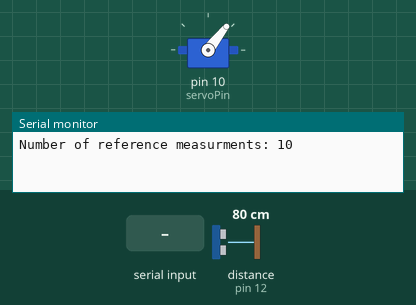
This sketch was run on a simulated Arduino Uno, built with avr-gcc and run on an emulated ATmega328P. Parts: servo, the last lines printed to the serial monitor. Wiring (inferred from the names in the program): ultrasonic range finder: trigger pin 13; echo pin 12. The inputs (shaded band) are chosen by the test bench; at power-on: distance to the obstacle (sensor on pin 12) 80 cm. The echo pulse lasts 58.3 µs per cm.

Above: at 1.5 s.
1.6 s: distance to the obstacle (sensor on pin 12) set to 2 cm
At 2.65 s:
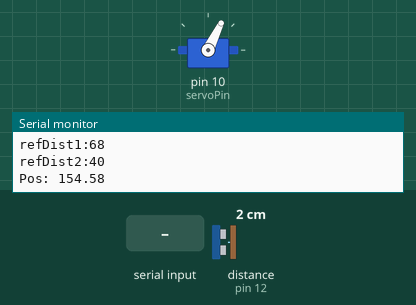
4.6 s: "c" received over Serial
At 4.6 s:
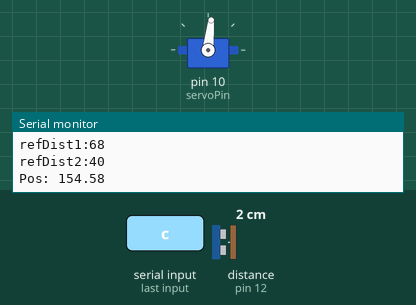
6.2 s: "a" received over Serial
At 8.28 s:
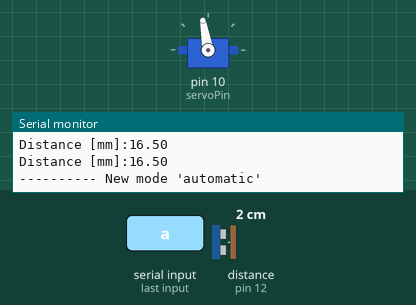
9.2 s: distance to the obstacle (sensor on pin 12) set to 18 cm
12.2 s: "0" received over Serial
Timing chart, 0 to 16.2 s (numbered marks = the images above; inputs shaded):
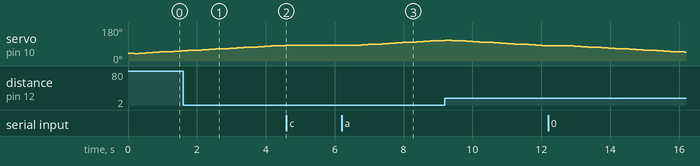

Measured:
- after the input at 4.6 s, servo on pin 10 (servoPin): stays 84° (without the input it goes to 86° after 0.17 s)
- after the input at 6.2 s, servo on pin 10 (servoPin): moves from 84° to 110° over 2.4 s, starting after 0.57 s

The sketch:

FlexibleLense_Control_v1.ino
```cpp
/*
Controlc of Servo Motor attached to flexible lense with distance sensor.

Control via keyboars:
Control modes:
'0' - default (0 change)

'a' - automatic controll

'c' Callibrate
  'u' - increment servo
  'd' - decrement servo
*/

#include <Servo.h>

// wating time after
int update_freq = 200;


// input/output
int inputSerial;

// Control Mode
char controlMode ='a';
char movingDirection = 'f';

// Distance Sensor
const byte triggerPin = 13;
const byte echoPin = 12;

float lecture_echo;
float distance_mm;
long measure;

//const long timeout = 25000UL; // connait pas a quoi ca sert ??? a chercher
//float soundSpeed = 340/1000;

// Partie pour le servomoteur
// Declare the Servo pin
const int servoPin = 10;

// Create a servo object
Servo Servo1;

int servoPos;
float servoPos_new;
int servoSpeedMax = 2.5;
float deltaServo;
float filterRatio = 0.01; // the smaller, the longer it takes to accept new values.

// Iteration counter  to display output
int itNum;

// Distance and Corresponding Position
/* const int refDist [] = { 270, 246, 222, 197, 170, 149, 122, 92, 68,  40}; // [mm] */
/* const int refAng [] =  {  60,  60,  65,  65,  65,  70,  75, 85, 90, 125}; // [deg] */

const int refDist [] = { 270, 246, 222, 197, 170, 149, 122, 92, 68,  40}; // [mm] > arduino

const int DIST_SAMPLES = 10;
int refAng[10];
const int refAng_fw [] =  {  60,  60,  65,  65,  65,  70,  75, 85, 90, 125}; // [deg] -- fw: servoPos + dServo
const int refAng_bw [] =  {  60,  60,  65,  65,  65,  70,  75, 85, 90, 125}; // [deg] -- bw: servoPos - dServo


/* const int refDist [] = {500, 0}; */
/* const int refAng [] =  {90, 90}; */

/* const int deltaPos_dir = 10; // [deg] */
// direction up at 80
// direction up at 70

// delta 10, it doesen't move.

int nMeas;
const int servoMin = 40;
const int servoMax = 135;

const int defaultPos = 40;

// Iteration counter for printing values to screen
int itCount = 0;

void setup() {
  // We need to attach the servo to the used pin number
  Servo1.attach(servoPin);

  Serial.begin(9600); // Arduino print to cmd

  // Partie pour le capteur de distance
  pinMode(triggerPin,OUTPUT);
  digitalWrite(triggerPin,LOW); //declanchement initial en LOW
  pinMode(echoPin,INPUT);

  // Get number of reference values (Measurements)
  nMeas = sizeof(refDist)/sizeof(refDist[0]);
  Serial.print("Number of reference measurments: ");
  Serial.print(nMeas);
  Serial.print("\r\n");

  // Initial servo pos
  servoPos = defaultPos;
  Servo1.write(servoPos);
  delay(100);
  Servo1.write(servoPos+1);
  delay(100);
  Servo1.write(servoPos-1);
  delay(100);
  Servo1.write(servoPos);

  for(int i=0; i<DIST_SAMPLES; i++){
      refAng[i] = 0.5*(refAng_fw[i] + refAng_bw[i]);
  }
}


void loop() {
  servoPos_new = servoPos;

  inputSerial = Serial.read();

  // Change control mode via keyboard
  if(char(inputSerial) == '0'){
    controlMode = '0';
    Serial.print("---------- New mode 'default' \r\n");
    delay(500);
  }
  else if(char(inputSerial) == 'a'){
    controlMode = 'a';
    Serial.print("---------- New mode 'automatic' \r\n");
    delay(500);
  }
  else if(char(inputSerial) == 'c'){
    controlMode = 'c';
    Serial.print("---------- New mode 'callibration' \r\n");
    delay(500);
  }


  // Capture Distance
  digitalWrite(triggerPin,HIGH);
  delayMicroseconds(10);
  digitalWrite(triggerPin,LOW);

  // mesure le temps d'envoi
  lecture_echo = pulseIn(echoPin,HIGH);
  distance_mm =lecture_echo/6;


  // Different control modes
  if(controlMode=='0'){ //calibration
      servoPos_new = defaultPos;
  }
  int it_dist = 0;
  if(controlMode =='a'){ //automatic
    // calcul la distance en fonction du temps de trajet mesuré
    for(int i=1; i<nMeas; i++){
      if(distance_mm > refDist[i] || i == nMeas-1){
      servoPos_new = (1.*distance_mm-refDist[i-1])/(refDist[i]-refDist[i-1]) * (refAng[i]-refAng[i-1]) + refAng[i-1];
      it_dist = i;
      break;
      }
    }
    // Add filtering ???
    //servoPos = servoPos*(1-filterRatio) + servoPos_new*filterRatio;
    //servoPos = servoPos_new;

    if(itNum>10){
      itNum = 0;
      Serial.print(F("Iteration : "));
      //Serial.print(i);
      Serial.print(it_dist);
      Serial.print("\r\n");

      Serial.print(F("Distance [mm]:"));
      Serial.print(distance_mm);
      Serial.print("\r\n");
      Serial.print(F("refDist1:"));
      Serial.print(refDist[it_dist-1]);
      Serial.print("\r\n");

      Serial.print(F("refDist2:"));
      Serial.print(refDist[it_dist]);
      Serial.print("\r\n");

      Serial.print("Pos: ");
      Serial.print(servoPos_new);
      Serial.print("\r\n");
    }
    else
    {
      itNum++;
    }
  }
  else if(controlMode =='c'){ //calibration

    if(inputSerial ==100){ // 'd' 100
      if(servoPos >=0){
        servoPos_new = servoPos - 5;
      }
      Serial.print("---------- New pos: ");
      Serial.print(servoPos);
      Serial.print("\r\n");
    }
    else if(char(inputSerial)=='u'){// 'u'  117
        if(servoPos <= 180) {
          servoPos_new = servoPos + 5;
        }
        Serial.print("---------- New pos: ");
        Serial.print(servoPos);
        Serial.print("\r\n");
    }
    if(itNum>-1){
      itNum =0;
      Serial.print(F("Distance [mm]:"));
      Serial.print(distance_mm);
      Serial.print("\r\n");
    }
    else
    {
      itNum++;
    }
  }

  // Decide direction of movement forward / backard
  deltaServo = servoPos_new - servoPos;
  if(deltaServo > 0){
    movingDirection = 'f';
    /* servoPos_new = refAng_fw; */
      }
  else if(deltaServo < 0){
    movingDirection = 'b';

    /* servoPos_new = servoPos_new - deltaPos_dir; */
  }

  if(controlMode =='a'){ //calibration
      if(movingDirection=='f'){
          servoPos_new = (1.*distance_mm-refDist[it_dist-1])/(refDist[it_dist]-refDist[it_dist-1])
              * (refAng_fw[it_dist]-refAng_fw[it_dist-1]) + refAng_fw[it_dist-1];
      }else if(movingDirection = 'b'){
          servoPos_new = (1.*distance_mm-refDist[it_dist-1])/(refDist[it_dist]-refDist[it_dist-1])
              * (refAng_bw[it_dist]-refAng_bw[it_dist-1]) + refAng_bw[it_dist-1];
      }
  }

  // Initial seringe movement to get the motor moving. // accounf for hysterisis

//
//  // Output servo positoin
//  Serial.print("New Pos");
//  Serial.print(servoPos_new);
//  Serial.print("\r\n");
//
//  // Output servo positoin
//  Serial.print("Old Pos: ");
//  Serial.print(servoPos);
//  Serial.print("\r\n");
//
  // Check if maximal position change
  deltaServo = servoPos_new - servoPos; // calculate again with new moving direction

//  // Output servo positoin
//  Serial.print("DeltaServo: ");
//  Serial.print(deltaServo);
//  Serial.print("\r\n");

  if(deltaServo > 0){
    if(deltaServo > servoSpeedMax){
      servoPos = servoPos + servoSpeedMax;
    }
    else{
      servoPos = servoPos + deltaServo;
    }
  }
  else if(deltaServo < 0){ // negative values
    if((-1)*deltaServo > servoSpeedMax){
      servoPos = servoPos - servoSpeedMax;
    }
    else{
      servoPos = servoPos + deltaServo; // is already a negative value
    }
  }


  // Output servo positoin
//  Serial.print("Pos final: ");
//  Serial.print(servoPos);
//  Serial.print("\r\n");


  // Check limits - reset
  if(servoPos > servoMax){
    servoPos = servoMax;
  }
  else if(servoPos < servoMin){
    servoPos = servoMin;
  }

  Servo1.write(servoPos);

  delay(update_freq);
}
```
